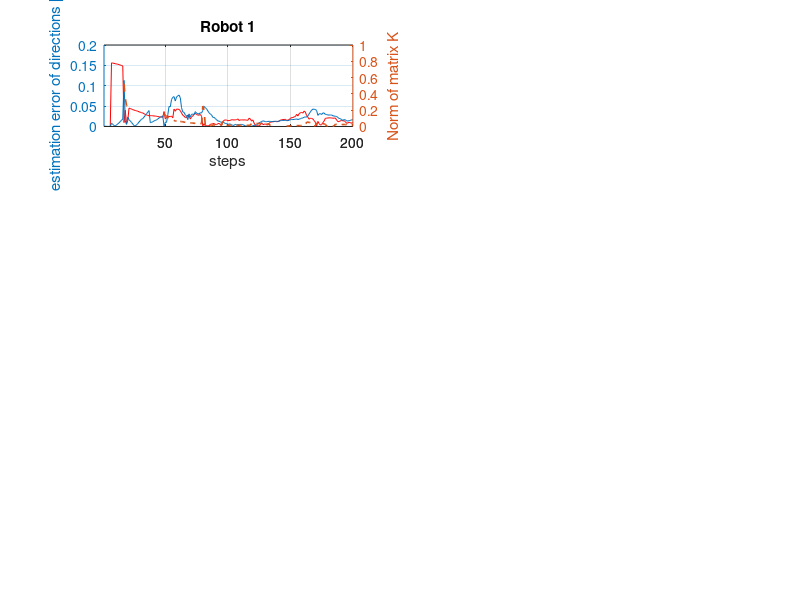

Reproduce this figure in MATLAB. (Note: this script raises an error after producing the figure.)
%PLOT_RESULTS Plots the estimation error of the robots and the ball and
%plots the norm of the P matrix.
%   Detailed explanation goes here  


% Initialization

    clf;

% Load data

    load('plot', 'steps');
    load('plot', 'sRobot');
    load('plot', 'sRobotEstimate');
    load('plot', 'sBall');
    load('plot', 'sBallEstimate');

    load('plot', 'sPnorm');
    load('plot', 'sPballNorm');
    load('plot', 'sKnorm');
    load('plot', 'sKBnorm');

% Calculation of error for every Robot and the ball

    for s=1:steps
        for i=1:8
            Robot = sRobot(s,1,i);
            RobotEstimate = sRobotEstimate(s,1,i);
         
            ex(i,s) = abs(Robot.x-RobotEstimate.x);
            ey(i,s) = abs(Robot.y-RobotEstimate.y);
            edir(i,s) = abs(Robot.dir-RobotEstimate.dir);
        end
        % Calculation of error for the ball
        Ball = sBall(s);
        BallEstimate = sBallEstimate(s);
        
        ex(9,s) = abs(Ball.x-BallEstimate.x);
        ey(9,s) = abs(Ball.y-BallEstimate.y);
        edir(9,s) = abs(Ball.dir-BallEstimate.dir);
    end


% Plot of the estimation error and the norm of the P matrix of the robots

    x = linspace(1, steps, steps);

    for j=1:8
        if (j<=4)
            figure(1);
            i = j;
        else
            figure(2);
            i = j-4;
        end
        subplot(4,2,2*i-1);
        plot(x, ex(j,:), 'r');
        hold on;
        %plot(x, e_y(j,:), 'g');
        %plot(x, P_det(j,:), 'k');
        %[AX,H1,H2] = plotyy(x, ey(j,:), x, sPnorm(j,:));
        [AX,H1,H2] = plotyy(x, ey(j,:), x, sKnorm(j,:));
        set(H2,'LineStyle','--', 'LineWidth', 1.2);
        grid on;
        titleString = ['Robot ' num2str(j)];
        title(titleString);
        if ((j==1) || (j==5))
            xlabel('steps');
            %ylabel('estimation error of directions [m]');
            set(get(AX(1),'Ylabel'),'String','estimation error of directions [m]');
            set(get(AX(2),'Ylabel'),'String','Norm of matrix K');
            legend('direction x', 'direction y', 'Norm K matrix', 0);
        end
    
        subplot(4,2,2*i);
        %plot(x, e_dir(j,:), 'b');
        %[AX,H1,H2] = plotyy(x, edir(j,:), x, sPnorm(j,:));
        [AX,H1,H2] = plotyy(x, edir(j,:), x, sKnorm(j,:));
        set(H1,'Color', 'k');
        set(H2,'LineStyle','--', 'LineWidth', 1.2);
        grid on;
        titleString = ['Robot ' num2str(j)];
        title(titleString);
        if ((j==1) || (j==5))
            xlabel('steps');
            %ylabel('estimation error of angle [rad]');
            set(get(AX(1),'Ylabel'),'String','estimation error of angle [rad]') 
            set(get(AX(2),'Ylabel'),'String','Norm of matrix K') 
            legend('Angle phi', 'Norm K matrix', 0);
        end
    end
    
    
% Plot of the estimation error and the norm of the P matrix of the ball

    figure(3);
    
    subplot(1,2,1);
    plot(x, ex(9,:), 'r');
    hold on;
    %plot(x, e_y(9,:), 'g');
    %[AX,H1,H2] = plotyy(x, ey(9,:), x, sPballNorm(:));
    [AX,H1,H2] = plotyy(x, ey(9,:), x, sKBnorm(:));
    set(H2,'LineStyle','--', 'LineWidth', 1.2);
    grid on;
    title('Ball');
    xlabel('steps');
    %ylabel('estimation error of directions [m]');
    set(get(AX(1),'Ylabel'),'String','estimation error of directions [m]');
    set(get(AX(2),'Ylabel'),'String','Norm of matrix K');
    legend('Direction x', 'Direction y', 'Norm K matrix');
    
    subplot(1,2,2);
    %plot(x, e_dir(9,:), 'b');
    %[AX,H1,H2] = plotyy(x, edir(9,:), x, sPballNorm(:));
    [AX,H1,H2] = plotyy(x, edir(9,:), x, sKBnorm(:));
    set(H1,'Color', 'k');
    set(H2,'LineStyle','--', 'LineWidth', 1.2);
    grid on;
    title('Ball');
    xlabel('steps');
    %ylabel('estimation error of angle [rad]');
    set(get(AX(1),'Ylabel'),'String','estimation error of angle [rad]') 
    set(get(AX(2),'Ylabel'),'String','Norm of matrix K') 
    legend('Angle phi', 'Norm K matrix');
    
% Maximize Plot
    for i=1:3
        figure(i) 
        set(figure(i),'units','normalized','outerposition',[0 0 1 1]);
    end
    
    